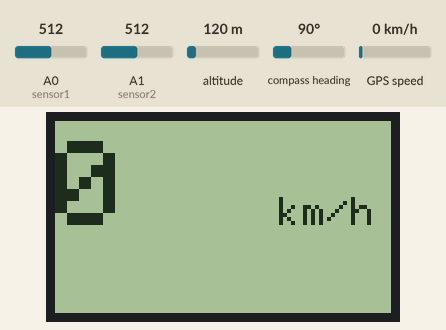
Simulated run of this sketch. Board: Arduino Uno, built with avr-gcc and run on an emulated ATmega328P. Parts: 84×48 one-colour display. Inputs (shaded band) come from the test bench; at power-on: A0 (sensor1) = 512, A1 (sensor2) = 512, altitude 120 m, compass heading 90°, GPS speed 0 km/h. The GPS gets a fix after 3 s at 37.7749, -122.4194 with 8 satellites; what the sketch prints to the serial monitor is not drawn.

Above: at 0.1 s.

The sketch:

nano_node_serial.ino
```cpp
#include <SPI.h>
#include <Adafruit_GFX.h>         //Downlaod it here : https://www.electronoobs.com/eng_arduino_Adafruit_GFX.php
#include <Adafruit_PCD8544.h>
#include <TinyGPS++.h>
#include <SoftwareSerial.h>

SoftwareSerial nodemcu(11,12);
//for gps
static const int RXPin = 9, TXPin = 8;
static const uint32_t GPSBaud = 9600;
// The TinyGPS++ object
TinyGPSPlus gps;
// The serial connection to the GPS device
SoftwareSerial ss(RXPin, TXPin);

// Software SPI (slower updates, more flexible pin options):
// pin 7 - Serial clock out (SCLK)
// pin 6 - Serial data out (DIN)
// pin 5 - Data/Command select (D/C)
// pin 4 - LCD chip select (CS)
// pin 3 - LCD reset (RST)
 Adafruit_PCD8544 display = Adafruit_PCD8544(7, 6, 5, 4, 3);

 #define NUMFLAKES 10
#define XPOS 0
#define YPOS 1
#define DELTAY 2


#define LOGO16_GLCD_HEIGHT 16
#define LOGO16_GLCD_WIDTH  16


static const unsigned char PROGMEM EN_logo [] = {
B00000000, B00000000, B00000000, B00000000, B00000000, B00000000, B00000000, B00000000,
B00000000, B00000000, B00000000, B00000000, B00000000, B00000000, B00000000, B00000000,
B00000000, B00000000, B00000000, B00000000, B00000000, B00000000, B00000000, B00000000,
B00000000, B00000000, B00000000, B00000000, B00000000, B00000000, B00000000, B00000000,
B00000000, B00000000, B00000000, B01111111, B11111100, B01111100, B00111000, B00000000,
B00000000, B00000000, B00000000, B01111111, B11111100, B01111100, B00111000, B00000000,
B00000000, B00000000, B00000000, B01110000, B00000000, B01111100, B00111000, B00000000,
B00000000, B00000000, B00000000, B01110000, B00000000, B01110011, B00111000, B00000000,

B00000000, B00000000, B00000000, B01110000, B00000000, B01110011, B00111000, B00000000,
B00000000, B00000000, B00000000, B01110000, B00000000, B01110011, B00111000, B00000000,
B00000000, B00000000, B00000000, B01110000, B00000000, B01110011, B00111000, B00000000,
B00000000, B00000000, B00000000, B01111111, B11000000, B01110000, B11111000, B00000000,
B00000000, B00000000, B00000000, B01111111, B11000000, B01110000, B11111000, B00000000,
B00000000, B00000000, B00000000, B01110000, B00000000, B01110000, B00111000, B00000000,
B00000000, B00000000, B00000000, B01110000, B00000000, B01110000, B00111000, B00000000,
B00000000, B00000000, B00000000, B01110000, B00000000, B01110000, B00111000, B00000000,

B00000000, B00000000, B00000000, B01110000, B00000000, B01110000, B00111000, B00000000,
B00000000, B00000000, B00000000, B01110000, B00000000, B01110000, B00111000, B00000000,
B00000000, B00000000, B00000000, B01110000, B00000000, B01110000, B00111000, B00000000,
B00000000, B00000000, B00000000, B01111111, B11111100, B01110000, B00111000, B00000000,
B00000000, B00000000, B00000000, B01111111, B11111100, B01110000, B00111000, B00000000,
B00000000, B00000000, B00000000, B00000000, B00000000, B00000000, B00000000, B00000000,
B00000000, B00000000, B00000000, B00000000, B00000000, B00000000, B00000000, B00000000,
B00000000, B00000000, B00000000, B00000000, B00000000, B00000000, B00000000, B00000000
};


static const unsigned char PROGMEM  LOGO[] =
{
/* 0X00,0X01,0X40,0X00,0X40,0X00, */
0X00,0X00,0X00,0X00,0X00,0X00,0X00,0X00,0X00,0X00,0X00,0X00,0X00,0X00,0X00,0X00,
0X00,0X00,0X00,0X00,0X00,0X00,0X00,0X00,0X00,0X0F,0X00,0X00,0X00,0X00,0X00,0X00,
0X00,0X3F,0XE0,0X00,0X00,0X00,0X00,0X00,0X00,0XFF,0XF0,0X00,0X00,0X00,0X00,0X00,
0X01,0XFF,0XFC,0X00,0X00,0X00,0X00,0X00,0X03,0XFF,0XFE,0X00,0X00,0X00,0X00,0X00,
0X03,0XFF,0XFF,0X00,0X00,0X00,0X00,0X00,0X07,0XFF,0XFF,0X00,0X00,0X00,0X00,0X00,
0X0F,0XFF,0XFF,0X80,0X00,0X00,0X00,0X00,0X0F,0XFF,0XFF,0XC0,0X00,0X00,0X00,0X00,
0X1F,0XFF,0XFF,0XC0,0X00,0X00,0X00,0X00,0X1F,0XFF,0XFF,0XE0,0X00,0X00,0X00,0X00,
0X1F,0XFF,0XFF,0XE0,0X00,0X00,0X00,0X00,0X3F,0XFF,0XFF,0XE0,0X00,0X00,0X00,0X00,
0X3F,0XFF,0XFF,0XF0,0X00,0X00,0X00,0X00,0X7F,0XFF,0XFF,0XF0,0X00,0X00,0X00,0X00,
0X7F,0XFF,0XF8,0X70,0X00,0X00,0X00,0X00,0X60,0XFF,0XC0,0X70,0X00,0X00,0X00,0X00,
0X60,0X00,0X00,0X70,0X00,0X00,0X00,0X00,0X60,0X00,0X00,0X70,0X00,0X02,0X00,0X00,
0X40,0X00,0X00,0X33,0XDF,0XCF,0XF0,0X00,0X40,0X00,0X00,0X33,0XAF,0XFB,0XF8,0X00,
0X40,0X00,0X00,0X33,0XEF,0XFB,0XF8,0X1C,0X40,0X01,0X00,0X33,0XEF,0XFB,0XFC,0X1F,
0X80,0X00,0X00,0X33,0XDF,0XFF,0XFC,0X0F,0X80,0X00,0X00,0X1B,0XF0,0X07,0XFC,0X1F,
0XBF,0X00,0XFE,0X0B,0XF0,0X07,0XFE,0X3F,0X82,0X41,0X70,0X1B,0XFF,0XF7,0XFE,0X3F,
0X83,0X41,0X70,0X0B,0X7F,0XF7,0XDD,0X3E,0X87,0X40,0XA0,0X03,0X7F,0XF7,0XDF,0X3E,
0X80,0X00,0X00,0X0B,0XFF,0XF7,0XCF,0X3E,0X80,0X00,0X00,0X0B,0XFF,0X77,0XCE,0X9E,
0X00,0X00,0X00,0X2B,0X70,0X03,0X84,0X1E,0X40,0X00,0X00,0X32,0XF0,0X07,0XC0,0XBE,
0X00,0X00,0X00,0X70,0XF0,0X0C,0XC6,0XFE,0X20,0X00,0X00,0X42,0X5F,0XFF,0XC3,0XFE,
0X20,0X00,0X00,0X43,0X3F,0XFF,0X83,0XFC,0X20,0X00,0X00,0X41,0X7F,0XFF,0X83,0XFC,
0X20,0X04,0X00,0X43,0XFF,0XFF,0X83,0XFC,0X10,0X00,0X00,0X42,0XFF,0XF0,0X81,0XFC,
0X10,0X00,0X00,0X80,0X00,0X00,0X01,0XFC,0X00,0X3F,0X00,0X80,0X00,0X00,0X00,0X7C,
0X08,0X40,0X00,0X80,0X00,0X00,0X00,0X00,0X00,0X00,0X02,0X00,0X00,0X00,0X00,0X00,
0X04,0X00,0X04,0X00,0X00,0X00,0X00,0X00,0X00,0X00,0X08,0X40,0X00,0X00,0X00,0X00,
0X03,0X00,0X10,0XC0,0X00,0X00,0X00,0X00,0X01,0X00,0X23,0X80,0X00,0X00,0X00,0X00,
0X00,0X80,0X5F,0X00,0X00,0X00,0X00,0X00,0X00,0X7F,0XEB,0X40,0X00,0X00,0X00,0X00,
0X00,0X01,0X8F,0X80,0X00,0X00,0X00,0X00,0X00,0X00,0X9F,0X40,0X00,0X00,0X00,0X00,
0X00,0X00,0XEE,0XA0,0X00,0X00,0X00,0X00,0X00,0X00,0X9F,0X60,0X00,0X00,0X00,0X00,
0X00,0X00,0XEF,0X80,0X00,0X00,0X00,0X00,0X00,0X00,0X77,0XE0,0X00,0X00,0X00,0X00,
0X00,0X00,0X78,0X40,0X00,0X00,0X00,0X00,0X00,0X00,0X67,0X80,0X00,0X00,0X00,0X00,
0X00,0X00,0X0D,0X00,0X00,0X00,0X00,0X00,0X00,0X00,0X00,0X00,0X00,0X00,0X00,0X00,
0X00,0X00,0X00,0X00,0X00,0X00,0X00,0X00,0X00,0X00,0X00,0X00,0X00,0X00,0X00,0X00,
};

int sensor1 = A0;
int sensor2 = A1;


int sdata1 = 0; // sensor1 data
int sdata2 = 0; // sensor2 data
int sdata3 = 0; // sensor3 data for speed from gps

String cdata; // complete data, consisting of sensors values

void setup()
{
  Serial.begin(9600);
  nodemcu.begin(9600);
  ss.begin(GPSBaud);
  display.begin(); // init done
  // you can change the contrast around to adapt the display
  // for the best viewing!
  display.setContrast(50);
  display.clearDisplay();
  display.setTextSize(1);
  display.setTextColor(BLACK);// clears the screen and buffer

  pinMode(sensor1, INPUT);
  pinMode(sensor2, INPUT);


}
int speedv;
void loop()
{

  display.clearDisplay();
  display.setTextSize(1);
  display.setCursor(0,0);

  while (ss.available())
   {
      gps.encode(ss.read());
      if (gps.location.isUpdated())
      {
        speedv = gps.speed.kmph();
      }
   }

    display.setTextSize(3);
    display.setCursor(0,5);
    display.print(speedv);
    //Serial.println(speedv);
    display.setTextSize(1);
    display.setCursor(56,19);
    display.print("km/h");
    display.display();

    sdata1 = analogRead(sensor1);
    sdata2 = analogRead(sensor2);
    sdata3 = speedv;//speed
    cdata = cdata + sdata1+","+sdata2+","+sdata3; // comma will be used a delimeter
   //cdata = cdata + sdata1+","+sdata2; // comma will be used a delimeter
   Serial.println(cdata);
   nodemcu.println(cdata);
   delay(60000); // 1 minute delay
   cdata = "";

}
```
